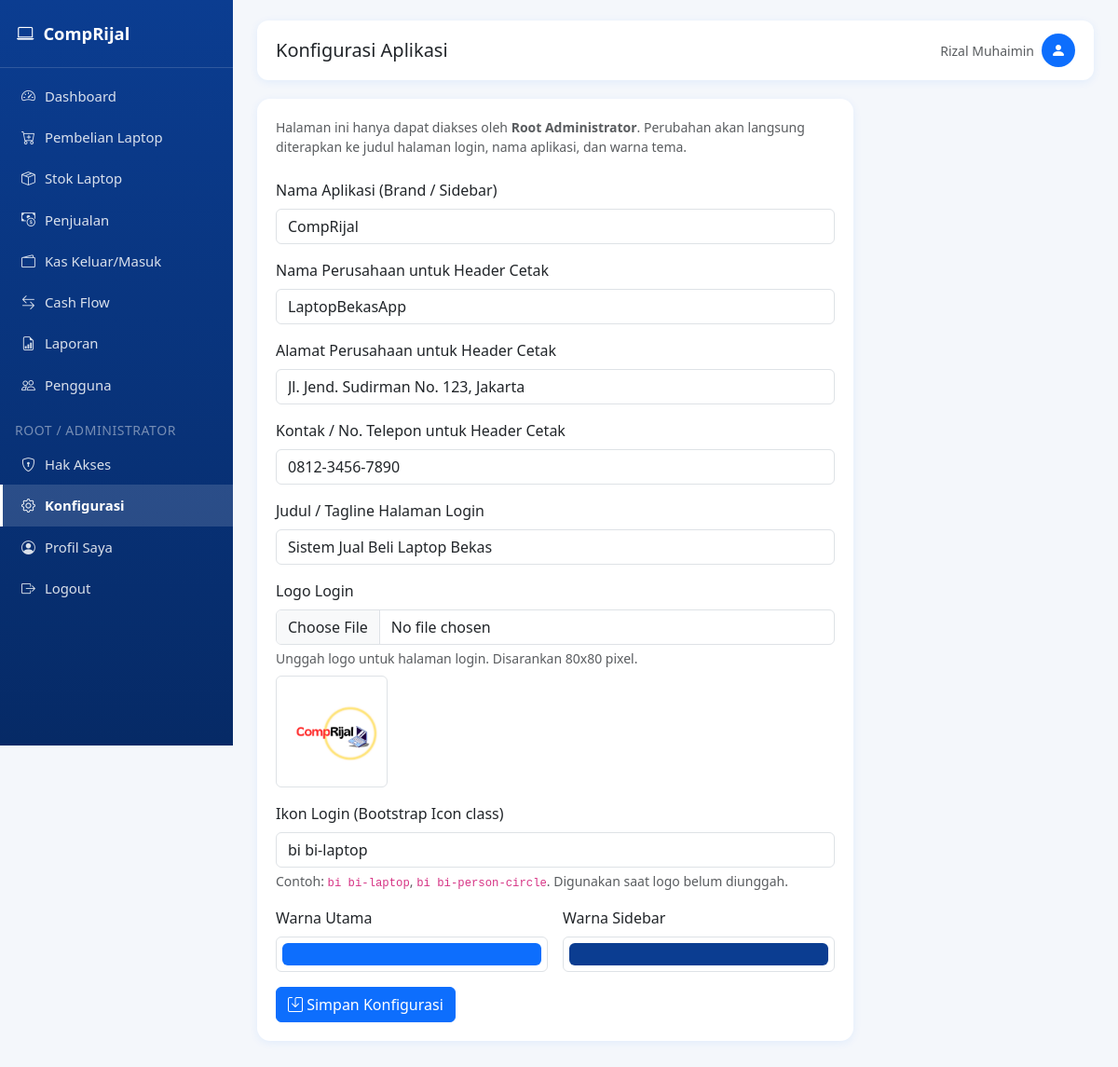
The app's page /konfigurasi (signed in) with its own data.
### tables this page shows
CREATE TABLE settings (
            key TEXT PRIMARY KEY,
            value TEXT
        );

### app.py (the view, shortened to what this page needs)
@app.route("/konfigurasi", methods=["GET", "POST"])
@root_required
def konfigurasi():
    return render_template("konfigurasi.html", settings=get_all_settings())

### app.py (called while the page is built)
def root_required(f):
    @wraps(f)
    def decorated(*args, **kwargs):
        if "user_id" not in session:
            flash("Silakan login terlebih dahulu.", "warning")
            return redirect(url_for("login"))
        if session.get("role") not in ("root", "administrator"):
            flash("Halaman ini hanya dapat diakses oleh Root atau Administrator.", "danger")
            return redirect(url_for("dashboard"))
        return f(*args, **kwargs)
    return decorated

def can_access_page(page_key: str) -> bool:
    if "user_id" not in session:
        return False
    if page_key in {"konfigurasi", "hak_akses"}:
        return session.get("role") in ("root", "administrator")
    return has_page_access(session["user_id"], session.get("role"), page_key)

@app.context_processor
def inject_globals():
    return {
        "rp": reports.rp,
        "current_year": datetime.now().year,
        "now_date": datetime.now().strftime("%Y-%m-%d"),
        "app_settings": get_all_settings(),
        "can_access_page": can_access_page,
    }

### models.py (called while the page is built, shortened)
def get_db_connection():
    print("Menggunakan database:", DB_PATH)
    conn = sqlite3.connect(DB_PATH)
    conn.row_factory = sqlite3.Row
    conn.execute("PRAGMA foreign_keys = ON")
    return conn

def get_all_settings():
    conn = get_db_connection()
    rows = conn.execute("SELECT key, value FROM settings").fetchall()
    conn.close()
    return {r["key"]: r["value"] for r in rows}

def has_page_access(user_id, role, page_key):
    if role in SUPERUSER_ROLES:
        return True

### templates/konfigurasi.html (shortened to what this page needs)
{% extends "base.html" %}
{% block page_title %}Konfigurasi Aplikasi{% endblock %}
{% block content %}
<div class="card-panel" style="max-width:640px;">
    <p class="text-muted small mb-4">
        Halaman ini hanya dapat diakses oleh <b>Root Administrator</b>. Perubahan akan langsung
        diterapkan ke judul halaman login, nama aplikasi, dan warna tema.
    </p>
    <form method="POST" enctype="multipart/form-data">
        <div class="mb-3">
            <label class="form-label">Nama Aplikasi (Brand / Sidebar)</label>
            <input type="text" name="app_title" class="form-control" value="{{ settings.app_title }}" required>
        </div>
        <div class="mb-3">
            <label class="form-label">Nama Perusahaan untuk Header Cetak</label>
            <input type="text" name="company_name" class="form-control" value="{{ settings.company_name }}" required>
        </div>
        <div class="mb-3">
            <label class="form-label">Alamat Perusahaan untuk Header Cetak</label>
            <input type="text" name="company_address" class="form-control" value="{{ settings.company_address }}">
        </div>
        <div class="mb-3">
            <label class="form-label">Kontak / No. Telepon untuk Header Cetak</label>
            <input type="text" name="company_contact" class="form-control" value="{{ settings.company_contact }}">
        </div>
        <div class="mb-3">
            <label class="form-label">Judul / Tagline Halaman Login</label>
            <input type="text" name="login_title" class="form-control" value="{{ settings.login_title }}">
        </div>
        <div class="mb-3">
            <label class="form-label">Logo Login</label>
            <input type="file" name="login_logo" class="form-control" accept="image/*">
            <div class="form-text">Unggah logo untuk halaman login. Disarankan 80x80 pixel.</div>
            {% if settings.login_logo %}
            <div class="mt-2">
                <img src="{{ url_for('static', filename='uploads/' ~ settings.login_logo) }}" alt="Logo Login" class="img-thumbnail" style="max-width: 120px; max-height: 120px;">
            </div>
            {% endif %}
        </div>
        <div class="mb-3">
            <label class="form-label">Ikon Login (Bootstrap Icon class)</label>
            <input type="text" name="login_icon" class="form-control" value="{{ settings.login_icon }}">
            <div class="form-text">Contoh: <code>bi bi-laptop</code>, <code>bi bi-person-circle</code>. Digunakan saat logo belum diunggah.</div>
        </div>
        <div class="row g-3 mb-3">
            <div class="col-md-6">
                <label class="form-label">Warna Utama</label>
                <input type="color" name="color_primary" class="form-control form-control-color w-100" value="{{ settings.color_primary }}">
            </div>
            <div class="col-md-6">
                <label class="form-label">Warna Sidebar</label>
                <input type="color" name="color_sidebar" class="form-control form-control-color w-100" value="{{ settings.color_sidebar }}">
            </div>
        </div>
        <button type="submit" class="btn btn-primary"><i class="bi bi-save"></i> Simpan Konfigurasi</button>
    </form>
</div>
{% endblock %}

### templates/base.html (shortened to what this page needs)
<!DOCTYPE html>
<html lang="id">
<head>
    <link href="{{ url_for('static', filename='css/bootstrap.min.css') }}" rel="stylesheet">
    <link href="{{ url_for('static', filename='css/bootstrap-icons.css') }}" rel="stylesheet">
    <link href="{{ url_for('static', filename='css/style.css') }}" rel="stylesheet">
</head>
<body>
    <nav class="sidebar" id="sidebar">
        <div class="brand">
            <i class="bi bi-laptop"></i>
            <span>{{ app_settings.app_title }}</span>
        </div>
        <div class="nav flex-column pt-2">
            {% if can_access_page('dashboard') %}
            <a class="nav-link {% if request.endpoint == 'dashboard' %}active{% endif %}" href="{{ url_for('dashboard') }}">
                <i class="bi bi-speedometer2"></i> Dashboard
            </a>
            {% endif %}
            {% if can_access_page('pembelian') %}
            <a class="nav-link {% if request.endpoint and request.endpoint.startswith('pembelian') %}active{% endif %}" href="{{ url_for('pembelian_list') }}">
                <i class="bi bi-cart-plus"></i> Pembelian Laptop
            </a>
            {% endif %}
            {% if can_access_page('stok') %}
            <a class="nav-link {% if request.endpoint == 'stok_list' %}active{% endif %}" href="{{ url_for('stok_list') }}">
                <i class="bi bi-box-seam"></i> Stok Laptop
            </a>
            {% endif %}
            {% if can_access_page('penjualan') %}
            <a class="nav-link {% if request.endpoint and request.endpoint.startswith('penjualan') %}active{% endif %}" href="{{ url_for('penjualan_list') }}">
                <i class="bi bi-cash-coin"></i> Penjualan
            </a>
            {% endif %}
            {% if can_access_page('pengeluaran') %}
            <a class="nav-link {% if request.endpoint and request.endpoint.startswith('pengeluaran') %}active{% endif %}" href="{{ url_for('pengeluaran_list') }}">
                <i class="bi bi-wallet2"></i> Kas Keluar/Masuk
            </a>
            {% endif %}
            {% if can_access_page('cashflow') %}
            <a class="nav-link {% if request.endpoint == 'cashflow_view' %}active{% endif %}" href="{{ url_for('cashflow_view') }}">
                <i class="bi bi-arrow-left-right"></i> Cash Flow
            </a>
            {% endif %}
            {% if can_access_page('laporan') %}
            <a class="nav-link {% if request.endpoint and request.endpoint.startswith('laporan') %}active{% endif %}" href="{{ url_for('laporan_menu') }}">
                <i class="bi bi-file-earmark-bar-graph"></i> Laporan
            </a>
            {% endif %}
            {% if can_access_page('pengguna') %}
            <a class="nav-link {% if request.endpoint and request.endpoint.startswith('pengguna') %}active{% endif %}" href="{{ url_for('pengguna_list') }}">
                <i class="bi bi-people"></i> Pengguna
            </a>
            {% endif %}
            {% if can_access_page('hak_akses') %}
            <div class="px-3 pt-3 pb-1 text-uppercase small" style="color: rgba(255,255,255,0.45); letter-spacing: .04em;">Root / Administrator</div>
            <a class="nav-link {% if request.endpoint == 'hak_akses' %}active{% endif %}" href="{{ url_for('hak_akses') }}">
                <i class="bi bi-shield-lock"></i> Hak Akses
            </a>
            {% endif %}
            {% if can_access_page('konfigurasi') %}
            <a class="nav-link {% if request.endpoint == 'konfigurasi' %}active{% endif %}" href="{{ url_for('konfigurasi') }}">
                <i class="bi bi-gear"></i> Konfigurasi
            </a>
            {% endif %}
            <a class="nav-link {% if request.endpoint == 'profil' %}active{% endif %}" href="{{ url_for('profil') }}">
                <i class="bi bi-person-circle"></i> Profil Saya
            </a>
            <a class="nav-link" href="{{ url_for('logout') }}">
                <i class="bi bi-box-arrow-right"></i> Logout
            </a>
        </div>
    </nav>
    <div class="main-content">
        <div class="topbar no-print">
            <div class="d-flex align-items-center gap-3">
                <h5 class="mb-0">{% block page_title %}Dashboard{% endblock %}</h5>
            </div>
            <div class="d-flex align-items-center gap-2">
                <span class="text-muted small d-none d-sm-inline">{{ session.get('nama') or session.get('username') }}</span>
                <div class="bg-primary text-white rounded-circle d-flex align-items-center justify-content-center" style="width:36px;height:36px;">
                    <i class="bi bi-person-fill"></i>
                </div>
            </div>
        </div>
        {% block content %}{% endblock %}
    </div>
</body>
</html>

### static/css/style.css (style rules this page uses)
:root { --biru-utama: #0d6efd; --biru-gelap: #084298; --biru-muda: #e7f1ff; --biru-sidebar: #0b3d91; --putih: #ffffff; --abu: #f4f7fb; }
body { background-color: var(--abu); font-family: 'Segoe UI', Roboto, Arial, sans-serif; }
.sidebar { min-height: 100vh; background: linear-gradient(180deg, var(--biru-sidebar) 0%, #062a66 100%); color: var(--putih); width: 250px; position: fixed; top: 0; left: 0; z-index: 1030; transition: transform 0.25s ease; }
.sidebar .brand { padding: 22px 18px; font-weight: 700; font-size: 1.15rem; border-bottom: 1px solid rgba(255,255,255,0.15); display: flex; align-items: center; gap: 10px; }
.sidebar .nav-link { color: rgba(255,255,255,0.85); padding: 11px 20px; font-size: 0.93rem; border-left: 3px solid transparent; display: flex; align-items: center; gap: 10px; }
.sidebar .nav-link.active { background: rgba(255,255,255,0.14); color: #ffffff; border-left-color: #ffffff; font-weight: 600; }
.main-content { margin-left: 250px; padding: 22px 26px 60px; min-height: 100vh; }
.topbar { background: var(--putih); border-radius: 12px; padding: 14px 20px; box-shadow: 0 2px 10px rgba(13,110,253,0.08); margin-bottom: 20px; display: flex; justify-content: space-between; align-items: center; }
.card-panel { background: var(--putih); border-radius: 14px; padding: 20px; box-shadow: 0 2px 10px rgba(13,110,253,0.08); margin-bottom: 20px; }
.btn-primary { background-color: var(--biru-utama); border-color: var(--biru-utama); }

### records on screen
settings: app_title "CompRijal"
settings: company_name "LaptopBekasApp"
settings: company_address "Jl. Jend. Sudirman No. 123, Jakarta"
settings: company_contact "0812-3456-7890"
settings: login_title "Sistem Jual Beli Laptop Bekas"
settings: value (picture)
settings: login_icon "bi bi-laptop"
settings: color_primary "#0d6efd"
settings: color_sidebar "#0b3d91"

### other values on screen
{{ session.get('nama') or session.get('username') }} "Rizal Muhaimin"
